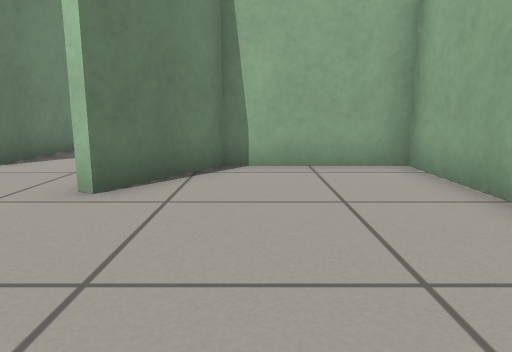
View 1 (above)

20 first-person views from a walk through a Gazebo world. The camera is 0.5 m above the floor, tilts 10° down and sees 70° across. The floor is counted in squares, 0.5 m on a side. Each view is taken from the middle of a square. On the plan, view 1 faces up. The plan holds only what a view shows up to about 13 squares ahead; the rest is blank. The place goes on beyond the plan.

View 2
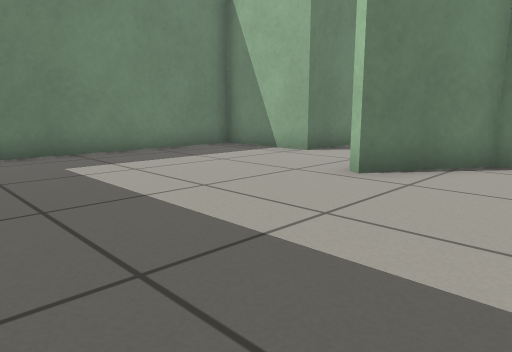

View 3
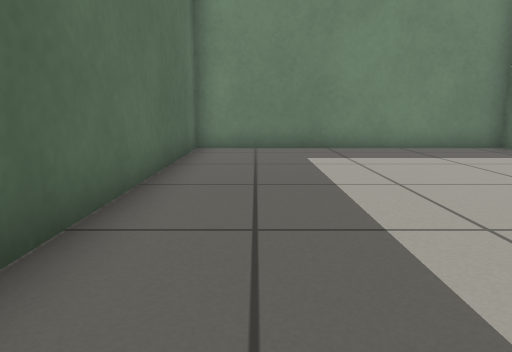

View 4
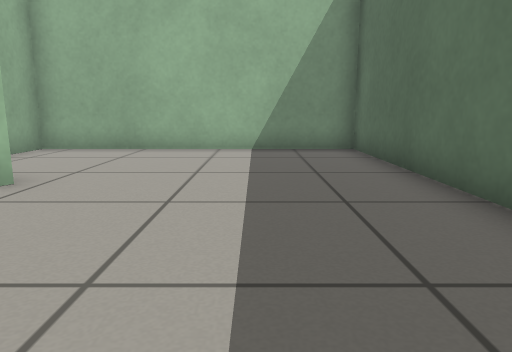

View 5
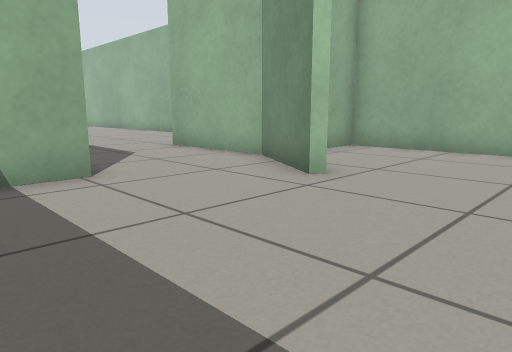

View 6
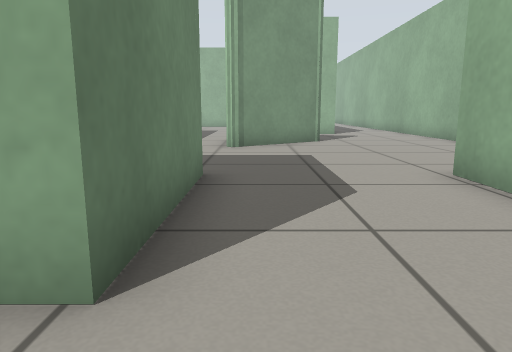

View 7
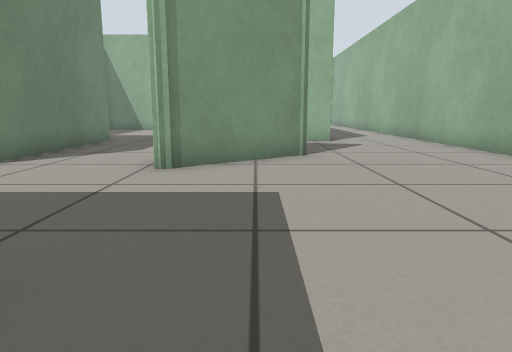

View 8
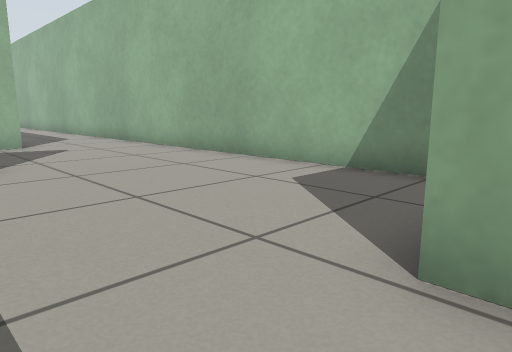

View 9
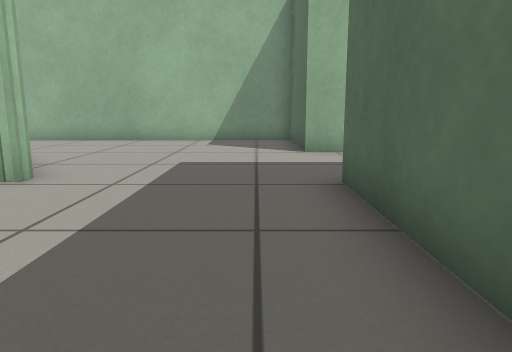

View 10
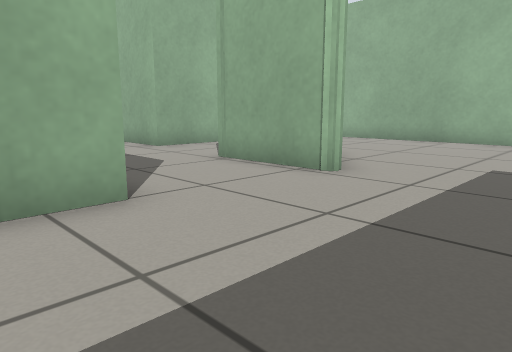

View 11
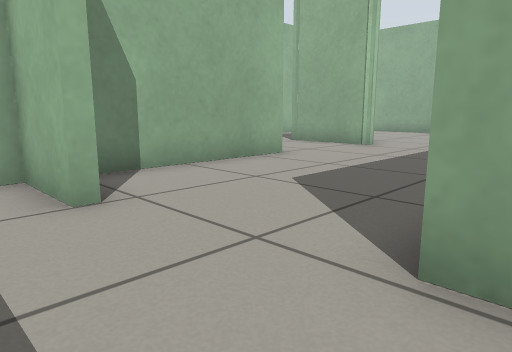

View 12
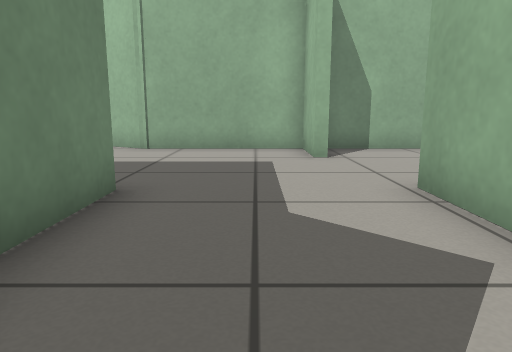

View 13
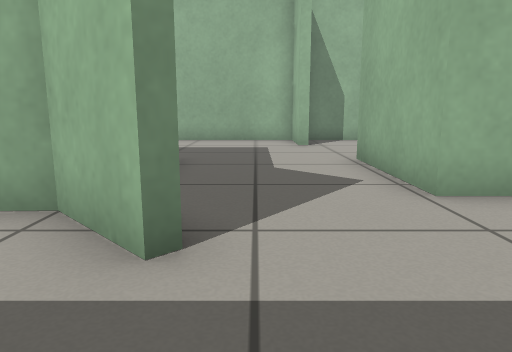

View 14
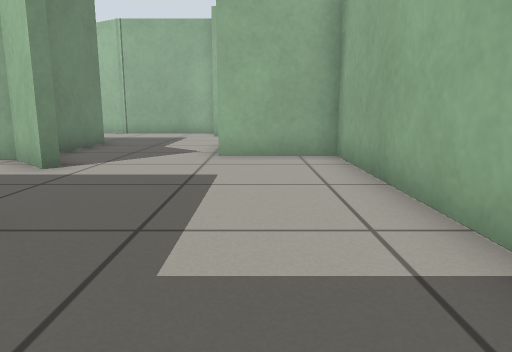

View 15
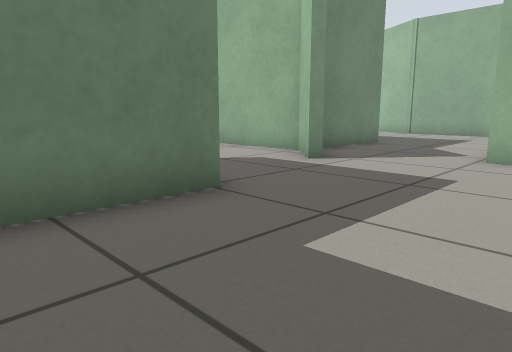

View 16
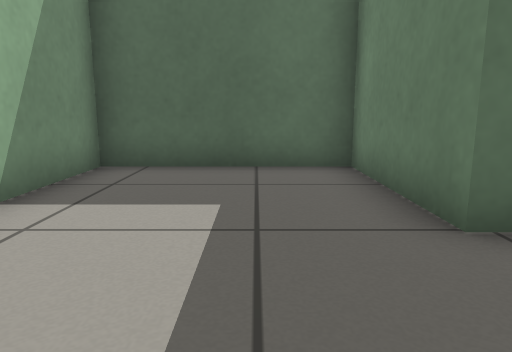

View 17
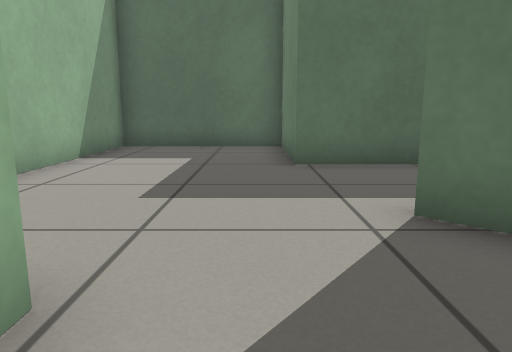

View 18
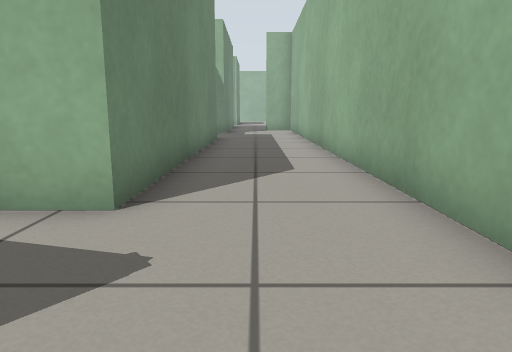

View 19
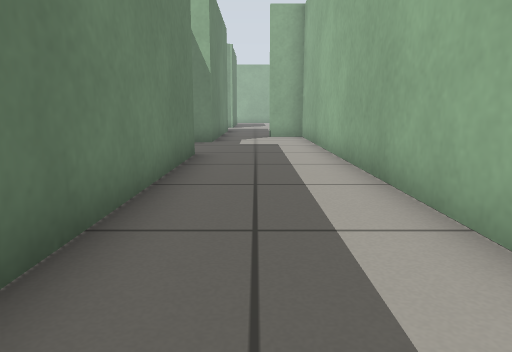

View 20
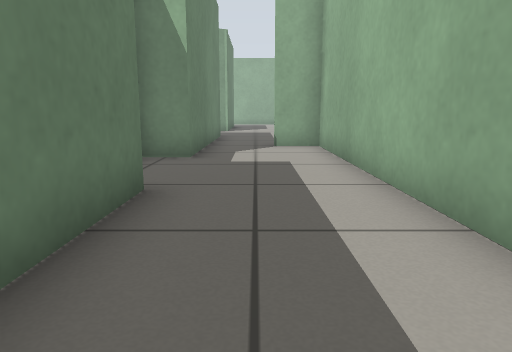

### Floor plan
Ten units are one square. View 1 is at (0, 0); x grows to the right and y downward. Boxes are objects, and circles mark ways between rooms. Rooms are numbered by the first view taken in them; rooms with no view inside come last. Other rooms are left out.
<svg viewBox="-190 -413 224 434">
<path fill="none" stroke="#000" d="M-48 -68 -80 -68 -80 16 29 16 29 -68 -6 -68 -20 -43M-44 -154 -48 -154M-48 -108 -48 -68M-18 -176 -48 -152M-23 -44 -8 -70 -8 -108 29 -108 29 -185M-80 -220 -80 -163M-48 -154 -48 -185M29 -185 29 -377 15 -377M-81 -159 -133 -159M-4 -318 -4 -216 -44 -216M-84 -108 -48 -108M-4 -408 -4 -350 -16 -350M-168 -106 -168 -74M-137 -140 -137 -159 -180 -159M-128 -73 -128 -109M-155 -56 -158 -53 -170 -66 -185 -66M-171 -21 -147 -21 -147 16 -102 16 -102 -73 -128 -73M-161 -61 -155 -56"/>
<circle cx="-35" cy="-65" r="3" fill="#2a7"/>
<circle cx="-50" cy="-135" r="3" fill="#2a7"/>
<circle cx="5" cy="-175" r="3" fill="#2a7"/>
<circle cx="-130" cy="-125" r="3" fill="#2a7"/>
<circle cx="-145" cy="-60" r="3" fill="#2a7"/>
<text x="-30" y="-20">1</text>
<text x="-20" y="-130">2</text>
<text x="-30" y="-210">3</text>
<text x="-160" y="-110">4</text>
<text x="-140" y="-30">5</text>
</svg>
Room 1 opens to room 2. Room 2 opens to room 3. Room 3 opens to room 4. Room 4 opens to room 5.

Where each view was taken, in squares from view 1:
view 1: 0 up, 0 right, facing up
view 2: 1 down, 1 right, facing up-left
view 3: 0 up, 2 right, facing left
view 4: 1 up, 7 left, facing right
view 5: 1 up, 7 left, facing up-right
view 6: 5 up, 4 left, facing up
view 7: 9 up, 3 left, facing up
view 8: 10 up, 3 left, facing up-right
view 9: 12 up, 10 left, facing right
view 10: 12 up, 10 left, facing up-right
view 11: 10 up, 15 left, facing up-right
view 12: 6 up, 15 left, facing up
view 13: 3 up, 15 left, facing up
view 14: 1 down, 12 left, facing up
view 15: 1 down, 11 left, facing up-left
view 16: 5 up, 13 left, facing down
view 17: 9 up, 14 left, facing down
view 18: 18 up, 1 right, facing up
view 19: 23 up, 1 right, facing up
view 20: 27 up, 1 right, facing up
